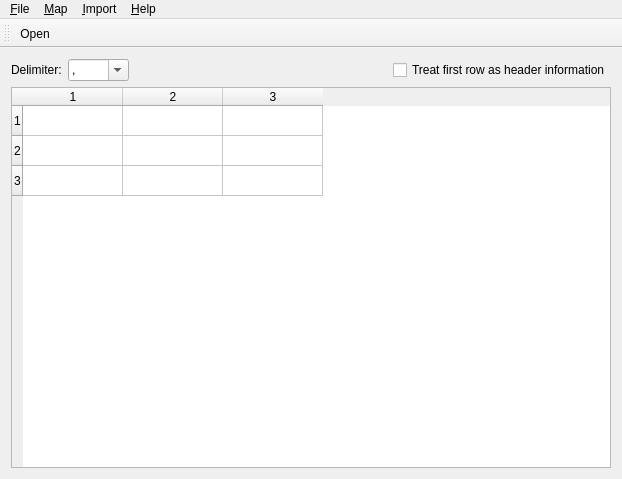
<?xml version="1.0" encoding="UTF-8"?>
<ui version="4.0">
 <class>CSVToolWindow</class>
 <widget class="QMainWindow" name="CSVToolWindow">
  <property name="geometry">
   <rect>
    <x>0</x>
    <y>0</y>
    <width>622</width>
    <height>479</height>
   </rect>
  </property>
  <property name="windowTitle">
   <string>CSV Tool</string>
  </property>
  <widget class="QWidget" name="widget">
   <layout class="QGridLayout" name="gridLayout">
    <item row="0" column="0">
     <widget class="QLabel" name="_delimLit">
      <property name="text">
       <string>Delimiter:</string>
      </property>
     </widget>
    </item>
    <item row="0" column="1">
     <widget class="QComboBox" name="_delim">
      <property name="editable">
       <bool>true</bool>
      </property>
      <item>
       <property name="text">
        <string notr="true">,</string>
       </property>
      </item>
      <item>
       <property name="text">
        <string notr="true">.</string>
       </property>
      </item>
      <item>
       <property name="text">
        <string notr="true">{ tab }</string>
       </property>
      </item>
      <item>
       <property name="text">
        <string>|</string>
       </property>
      </item>
      <item>
       <property name="text">
        <string>;</string>
       </property>
      </item>
      <item>
       <property name="text">
        <string>:</string>
       </property>
      </item>
     </widget>
    </item>
    <item row="0" column="3">
     <widget class="QCheckBox" name="_firstRowHeader">
      <property name="text">
       <string>Treat first row as header information</string>
      </property>
     </widget>
    </item>
    <item row="1" column="0" colspan="4">
     <widget class="QTableWidget" name="_table">
      <row>
       <property name="text">
        <string>1</string>
       </property>
      </row>
      <row>
       <property name="text">
        <string>2</string>
       </property>
      </row>
      <row>
       <property name="text">
        <string>3</string>
       </property>
      </row>
      <column>
       <property name="text">
        <string>1</string>
       </property>
      </column>
      <column>
       <property name="text">
        <string>2</string>
       </property>
      </column>
      <column>
       <property name="text">
        <string>3</string>
       </property>
      </column>
     </widget>
    </item>
    <item row="0" column="2">
     <spacer name="horizontalSpacer">
      <property name="orientation">
       <enum>Qt::Horizontal</enum>
      </property>
      <property name="sizeHint" stdset="0">
       <size>
        <width>40</width>
        <height>20</height>
       </size>
      </property>
     </spacer>
    </item>
   </layout>
  </widget>
  <widget class="QToolBar" name="toolBar">
   <attribute name="toolBarArea">
    <enum>TopToolBarArea</enum>
   </attribute>
   <attribute name="toolBarBreak">
    <bool>false</bool>
   </attribute>
   <addaction name="fileOpenAction"/>
  </widget>
  <widget class="QMenuBar" name="MenuBar">
   <property name="geometry">
    <rect>
     <x>0</x>
     <y>0</y>
     <width>622</width>
     <height>22</height>
    </rect>
   </property>
   <widget class="QMenu" name="fileMenu">
    <property name="title">
     <string>&amp;File</string>
    </property>
    <addaction name="fileNewAction"/>
    <addaction name="fileOpenAction"/>
    <addaction name="fileSaveAction"/>
    <addaction name="fileSaveAsAction"/>
    <addaction name="separator"/>
    <addaction name="filePrintAction"/>
    <addaction name="separator"/>
    <addaction name="fileExitAction"/>
   </widget>
   <widget class="QMenu" name="mapMenu">
    <property name="title">
     <string>&amp;Map</string>
    </property>
    <addaction name="mapEditAction"/>
   </widget>
   <widget class="QMenu" name="importMenu">
    <property name="title">
     <string>&amp;Import</string>
    </property>
    <addaction name="importStartAction"/>
    <addaction name="importView_LogAction"/>
   </widget>
   <widget class="QMenu" name="helpMenu">
    <property name="title">
     <string>&amp;Help</string>
    </property>
    <addaction name="helpContentsAction"/>
    <addaction name="helpIndexAction"/>
    <addaction name="separator"/>
    <addaction name="helpAboutAction"/>
   </widget>
   <addaction name="fileMenu"/>
   <addaction name="mapMenu"/>
   <addaction name="importMenu"/>
   <addaction name="helpMenu"/>
  </widget>
  <action name="fileNewAction">
   <property name="icon">
    <iconset>
     <normaloff>image0</normaloff>image0</iconset>
   </property>
   <property name="text">
    <string>&amp;New</string>
   </property>
   <property name="iconText">
    <string>New</string>
   </property>
   <property name="shortcut">
    <string>Ctrl+N</string>
   </property>
   <property name="name" stdset="0">
    <cstring>fileNewAction</cstring>
   </property>
  </action>
  <action name="fileOpenAction">
   <property name="icon">
    <iconset>
     <normaloff>image1</normaloff>image1</iconset>
   </property>
   <property name="text">
    <string>&amp;Open CSV...</string>
   </property>
   <property name="iconText">
    <string>Open</string>
   </property>
   <property name="toolTip">
    <string>Open CSV file</string>
   </property>
   <property name="shortcut">
    <string>Ctrl+O</string>
   </property>
   <property name="name" stdset="0">
    <cstring>fileOpenAction</cstring>
   </property>
  </action>
  <action name="fileSaveAction">
   <property name="icon">
    <iconset>
     <normaloff>image2</normaloff>image2</iconset>
   </property>
   <property name="text">
    <string>&amp;Save</string>
   </property>
   <property name="iconText">
    <string>Save</string>
   </property>
   <property name="shortcut">
    <string>Ctrl+S</string>
   </property>
   <property name="name" stdset="0">
    <cstring>fileSaveAction</cstring>
   </property>
  </action>
  <action name="fileSaveAsAction">
   <property name="text">
    <string>Save &amp;As...</string>
   </property>
   <property name="iconText">
    <string>Save As</string>
   </property>
   <property name="shortcut">
    <string/>
   </property>
   <property name="name" stdset="0">
    <cstring>fileSaveAsAction</cstring>
   </property>
  </action>
  <action name="filePrintAction">
   <property name="icon">
    <iconset>
     <normaloff>image3</normaloff>image3</iconset>
   </property>
   <property name="text">
    <string>&amp;Print...</string>
   </property>
   <property name="iconText">
    <string>Print</string>
   </property>
   <property name="shortcut">
    <string>Ctrl+P</string>
   </property>
   <property name="name" stdset="0">
    <cstring>filePrintAction</cstring>
   </property>
  </action>
  <action name="fileExitAction">
   <property name="text">
    <string>E&amp;xit</string>
   </property>
   <property name="iconText">
    <string>Exit</string>
   </property>
   <property name="shortcut">
    <string/>
   </property>
   <property name="name" stdset="0">
    <cstring>fileExitAction</cstring>
   </property>
  </action>
  <action name="helpContentsAction">
   <property name="text">
    <string>&amp;Contents...</string>
   </property>
   <property name="iconText">
    <string>Contents</string>
   </property>
   <property name="shortcut">
    <string/>
   </property>
   <property name="name" stdset="0">
    <cstring>helpContentsAction</cstring>
   </property>
  </action>
  <action name="helpIndexAction">
   <property name="text">
    <string>&amp;Index...</string>
   </property>
   <property name="iconText">
    <string>Index</string>
   </property>
   <property name="shortcut">
    <string/>
   </property>
   <property name="name" stdset="0">
    <cstring>helpIndexAction</cstring>
   </property>
  </action>
  <action name="helpAboutAction">
   <property name="text">
    <string>&amp;About</string>
   </property>
   <property name="iconText">
    <string>About</string>
   </property>
   <property name="shortcut">
    <string/>
   </property>
   <property name="name" stdset="0">
    <cstring>helpAboutAction</cstring>
   </property>
  </action>
  <action name="mapEditAction">
   <property name="iconText">
    <string>Edit</string>
   </property>
   <property name="shortcut">
    <string>Ctrl+E</string>
   </property>
   <property name="name" stdset="0">
    <cstring>mapEditAction</cstring>
   </property>
  </action>
  <action name="importStartAction">
   <property name="iconText">
    <string>Start...</string>
   </property>
   <property name="shortcut">
    <string>Ctrl+T</string>
   </property>
   <property name="name" stdset="0">
    <cstring>importStartAction</cstring>
   </property>
  </action>
  <action name="importView_LogAction">
   <property name="iconText">
    <string>View Log...</string>
   </property>
   <property name="shortcut">
    <string>Ctrl+L</string>
   </property>
   <property name="name" stdset="0">
    <cstring>importView_LogAction</cstring>
   </property>
  </action>
 </widget>
 <layoutdefault spacing="6" margin="11"/>
 <resources/>
 <connections>
  <connection>
   <sender>fileNewAction</sender>
   <signal>triggered()</signal>
   <receiver>CSVToolWindow</receiver>
   <slot>fileNew()</slot>
   <hints>
    <hint type="sourcelabel">
     <x>-1</x>
     <y>-1</y>
    </hint>
    <hint type="destinationlabel">
     <x>20</x>
     <y>20</y>
    </hint>
   </hints>
  </connection>
  <connection>
   <sender>fileOpenAction</sender>
   <signal>triggered()</signal>
   <receiver>CSVToolWindow</receiver>
   <slot>fileOpen()</slot>
   <hints>
    <hint type="sourcelabel">
     <x>-1</x>
     <y>-1</y>
    </hint>
    <hint type="destinationlabel">
     <x>20</x>
     <y>20</y>
    </hint>
   </hints>
  </connection>
  <connection>
   <sender>fileSaveAction</sender>
   <signal>triggered()</signal>
   <receiver>CSVToolWindow</receiver>
   <slot>fileSave()</slot>
   <hints>
    <hint type="sourcelabel">
     <x>-1</x>
     <y>-1</y>
    </hint>
    <hint type="destinationlabel">
     <x>20</x>
     <y>20</y>
    </hint>
   </hints>
  </connection>
  <connection>
   <sender>fileSaveAsAction</sender>
   <signal>triggered()</signal>
   <receiver>CSVToolWindow</receiver>
   <slot>fileSaveAs()</slot>
   <hints>
    <hint type="sourcelabel">
     <x>-1</x>
     <y>-1</y>
    </hint>
    <hint type="destinationlabel">
     <x>20</x>
     <y>20</y>
    </hint>
   </hints>
  </connection>
  <connection>
   <sender>filePrintAction</sender>
   <signal>triggered()</signal>
   <receiver>CSVToolWindow</receiver>
   <slot>filePrint()</slot>
   <hints>
    <hint type="sourcelabel">
     <x>-1</x>
     <y>-1</y>
    </hint>
    <hint type="destinationlabel">
     <x>20</x>
     <y>20</y>
    </hint>
   </hints>
  </connection>
  <connection>
   <sender>fileExitAction</sender>
   <signal>triggered()</signal>
   <receiver>CSVToolWindow</receiver>
   <slot>fileExit()</slot>
   <hints>
    <hint type="sourcelabel">
     <x>-1</x>
     <y>-1</y>
    </hint>
    <hint type="destinationlabel">
     <x>20</x>
     <y>20</y>
    </hint>
   </hints>
  </connection>
  <connection>
   <sender>helpIndexAction</sender>
   <signal>triggered()</signal>
   <receiver>CSVToolWindow</receiver>
   <slot>helpIndex()</slot>
   <hints>
    <hint type="sourcelabel">
     <x>-1</x>
     <y>-1</y>
    </hint>
    <hint type="destinationlabel">
     <x>20</x>
     <y>20</y>
    </hint>
   </hints>
  </connection>
  <connection>
   <sender>helpContentsAction</sender>
   <signal>triggered()</signal>
   <receiver>CSVToolWindow</receiver>
   <slot>helpContents()</slot>
   <hints>
    <hint type="sourcelabel">
     <x>-1</x>
     <y>-1</y>
    </hint>
    <hint type="destinationlabel">
     <x>20</x>
     <y>20</y>
    </hint>
   </hints>
  </connection>
  <connection>
   <sender>helpAboutAction</sender>
   <signal>triggered()</signal>
   <receiver>CSVToolWindow</receiver>
   <slot>helpAbout()</slot>
   <hints>
    <hint type="sourcelabel">
     <x>-1</x>
     <y>-1</y>
    </hint>
    <hint type="destinationlabel">
     <x>20</x>
     <y>20</y>
    </hint>
   </hints>
  </connection>
  <connection>
   <sender>mapEditAction</sender>
   <signal>triggered()</signal>
   <receiver>CSVToolWindow</receiver>
   <slot>mapEdit()</slot>
   <hints>
    <hint type="sourcelabel">
     <x>-1</x>
     <y>-1</y>
    </hint>
    <hint type="destinationlabel">
     <x>20</x>
     <y>20</y>
    </hint>
   </hints>
  </connection>
  <connection>
   <sender>_firstRowHeader</sender>
   <signal>toggled(bool)</signal>
   <receiver>CSVToolWindow</receiver>
   <slot>sFirstRowHeader(bool)</slot>
   <hints>
    <hint type="sourcelabel">
     <x>20</x>
     <y>20</y>
    </hint>
    <hint type="destinationlabel">
     <x>20</x>
     <y>20</y>
    </hint>
   </hints>
  </connection>
  <connection>
   <sender>importStartAction</sender>
   <signal>triggered()</signal>
   <receiver>CSVToolWindow</receiver>
   <slot>importStart()</slot>
   <hints>
    <hint type="sourcelabel">
     <x>-1</x>
     <y>-1</y>
    </hint>
    <hint type="destinationlabel">
     <x>20</x>
     <y>20</y>
    </hint>
   </hints>
  </connection>
  <connection>
   <sender>importView_LogAction</sender>
   <signal>triggered()</signal>
   <receiver>CSVToolWindow</receiver>
   <slot>sImportViewLog()</slot>
   <hints>
    <hint type="sourcelabel">
     <x>-1</x>
     <y>-1</y>
    </hint>
    <hint type="destinationlabel">
     <x>20</x>
     <y>20</y>
    </hint>
   </hints>
  </connection>
 </connections>
</ui>
